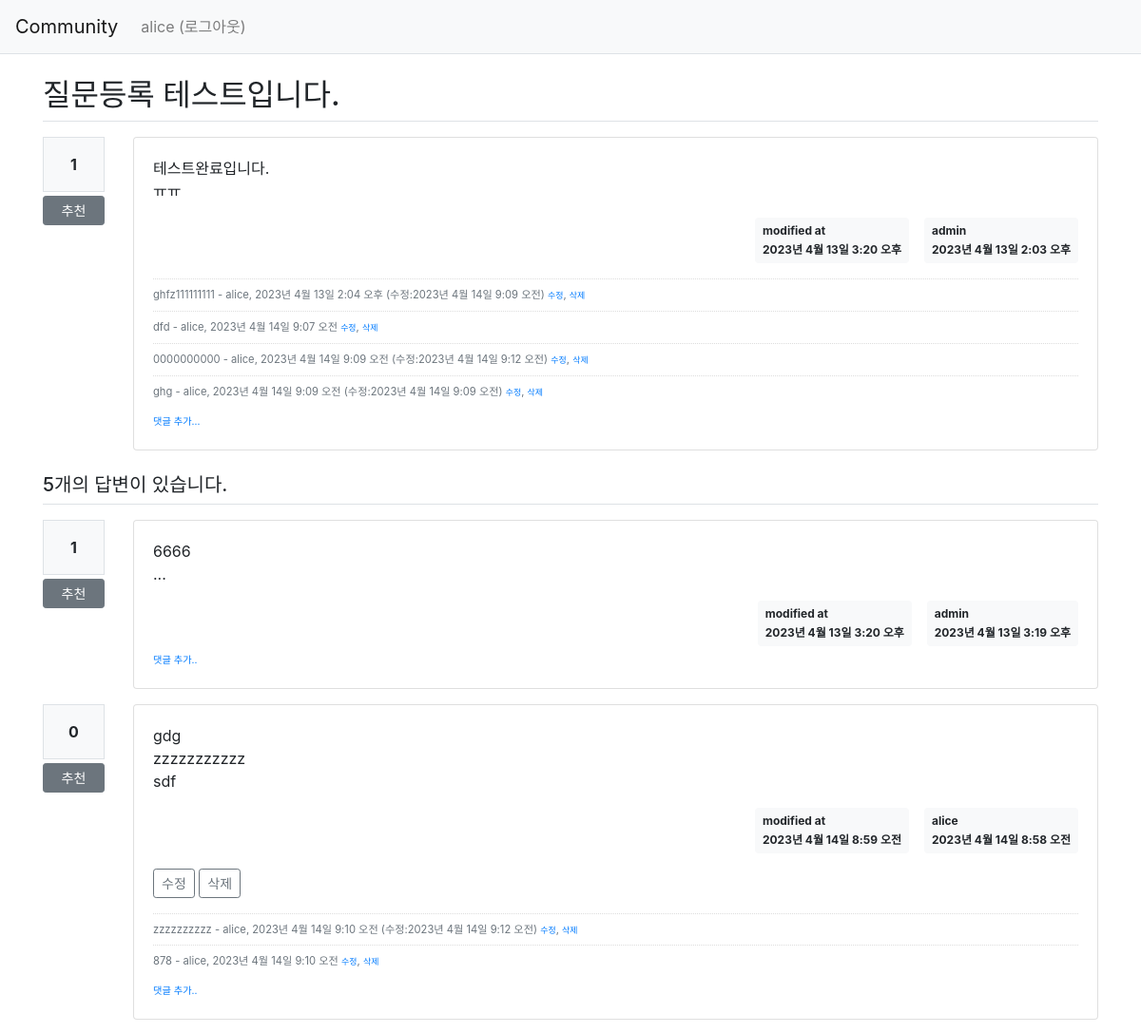
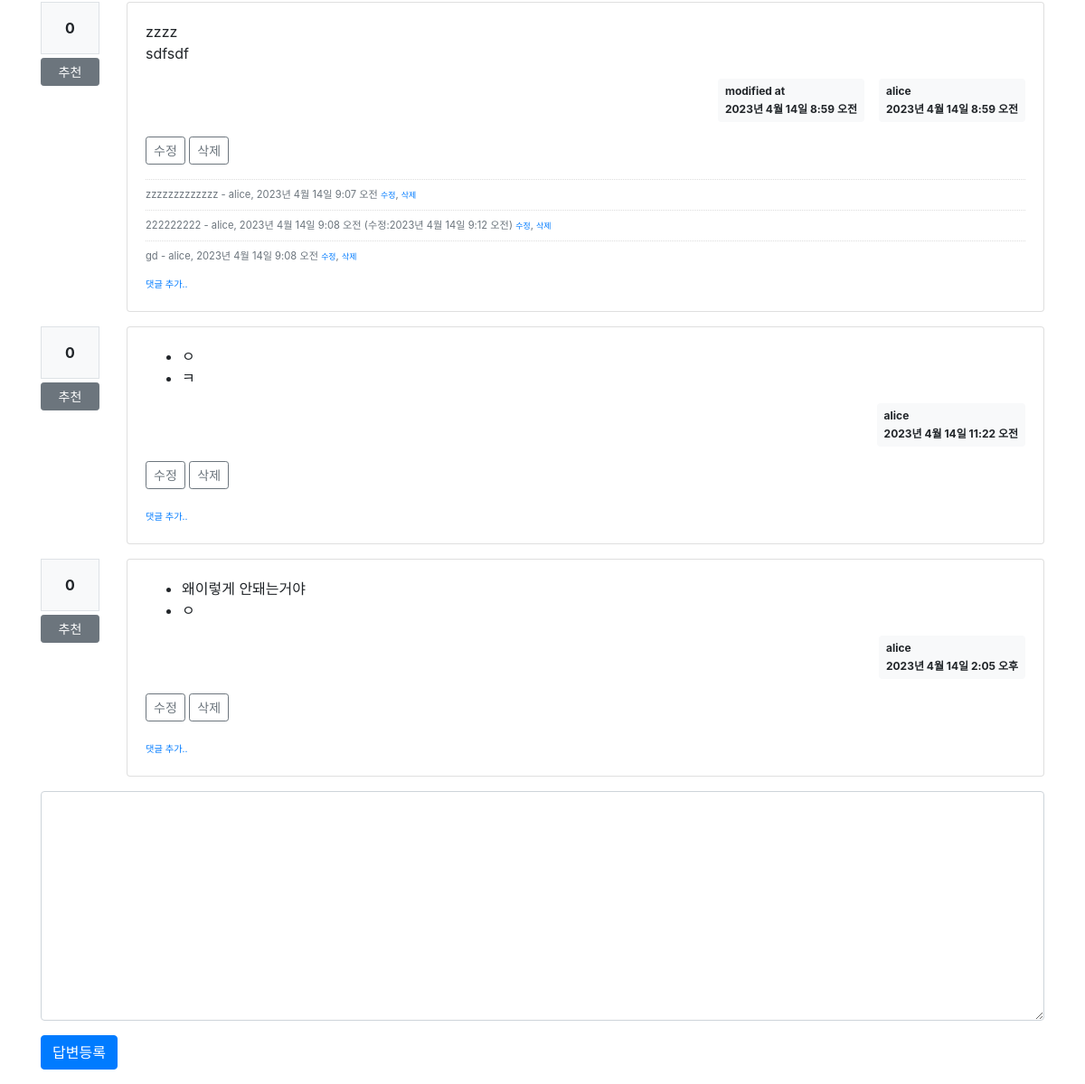
Page /community/306/ (signed in) on the committed database (2 pictures, top to bottom).
### community/models.py (models this page shows, shortened)
class Question(models.Model):
    author = models.ForeignKey(User, on_delete=models.CASCADE,related_name='author_question')
    subject = models.CharField(max_length=200)
    content = models.TextField()    #글자수 제한이 없는 데이터
    modify_date = models.DateTimeField(null=True, blank=True)
    create_date = models.DateTimeField()
    voter = models.ManyToManyField(User, related_name='voter_question')

class Comment(models.Model):
    author = models.ForeignKey(User, on_delete=models.CASCADE)
    content = models.TextField()
    create_date = models.DateTimeField()
    modify_date = models.DateTimeField(null=True, blank=True)
    question = models.ForeignKey(Question, null=True, blank=True, on_delete=models.CASCADE)
    answer = models.ForeignKey(Answer, null=True, blank=True, on_delete=models.CASCADE)

class Answer(models.Model):
    author = models.ForeignKey(User, on_delete=models.CASCADE, related_name='author_answer')
    question = models.ForeignKey(Question, on_delete=models.CASCADE)
    content = models.TextField()
    modify_date = models.DateTimeField(null=True, blank=True)
    create_date = models.DateTimeField()
    voter = models.ManyToManyField(User, related_name='voter_answer')

### community/views/base_views.py (the view)
# urls.py: path('<int:question_id>/', base_views.detail, name='detail'),
def detail(request, question_id):
    question = get_object_or_404(Question, pk=question_id)
    context ={'question' : question}
    return render(request, 'community/question_detail.html', context)

### community/templatetags/community_filter.py (called while the page is built)
@register.filter()
def mark(value):
        extensions = ["nl2br", "fenced_code"]
        return mark_safe(markdown.markdown(value, extensions=extensions))

### templates/community/question_detail.html (shortened to what this page needs)
{% extends 'base.html' %}
{% load community_filter %}
{% block content %}
<div class="container my-3">
    <h2 class="border-bottom py-2">{{ question.subject }}</h2>
    <div class="row my-3">
        <div class="col-1">
            <div class="bg-light text-center p-3 border font-weight-bolder mb-1">
                {{ question.voter.count }}
            </div>
            <a href="#" data-uri="{% url 'community:vote_question' question.id %}"
               class="recommend btn btn-sm btn-secondary btn-block my-1">추천</a>
        </div>
        <div class="col-11">
            <div class="card">
                <div class="card-body">
                    <div class="card-text">{{ question.content|mark }}</div>
                    <div class="d-flex justify-content-end">
                        {% if question.modify_date %}
                        <div class="badge badge-light p-2 text-left mx-3">
                            <div class="mb-2">modified at</div>
                            <div>{{ question.modify_date }}</div>
                        </div>
                        {% endif %}
                        <div class="badge badge-light p-2 text-left">
                            <div class="mb-2"> {{ question.author.username }}</div>
                            <div>{{ question.create_date }}</div>
                        </div>
                    </div>
                    {% if question.comment_set.count > 0 %}
                    <div class="mt-3">
                        {% for comment in question.comment_set.all %}
                        <div class="comment py-2 text-muted">
                            <span style="white-space: pre-line;">{{comment.content}}</span>
                            <span>
                    - {{ comment.author }}, {{ comment.create_date }}
                    {% if comment.modify_date %}
                    (수정:{{ comment.modify_date }})
                    {% endif %}
                </span>
                            {% if request.user == comment.author %}
                            <a href="{% url 'community:comment_modify_question' comment.id %}" class="small">수정</a>,
                            <a href="#" class="small delete"
                               data-uri="{% url 'community:comment_delete_question' comment.id %}">삭제</a>
                            {% endif %}
                        </div>
                        {% endfor %}
                    </div>
                    {% endif %}
                    <div>
                        <a href="{% url 'community:comment_create_question' question.id %}" class="small"><small>댓글
                            추가...</small></a>
                    </div>
                </div>
            </div>
        </div>
    </div>
    <h5 class="border-bottom my-3 py-2">{{question.answer_set.count}}개의 답변이 있습니다.</h5>
    {% for answer in question.answer_set.all %}
    <div class="row my-3">
        <div class="col-1">
            <div class="bg-light text-center p-3 border font-weight-bolder mb-1">
                {{ answer.voter.count}}
            </div>
            <a href="#" data-uri="{% url 'community:vote_answer' answer.id %}"
               class="recommend btn btn-sm btn-secondary btn-block my-1">추천</a>
        </div>
        <div class="col-11">
            <div class="card">
                <div class="card-body">
                    <div class="card-text">{{ answer.content|mark }}</div>
                    <div class="d-flex justify-content-end">
                        {% if answer.modify_date %}
                        <div class="badge badge-light p-2 text-left mx-3">
                            <div class="mb-2">modified at</div>
                            <div>{{ answer.modify_date }}</div>
                        </div>
                        {% endif %}
                        <div class="badge badge-light p-2 text-left">
                            <div class="mb-2">{{ answer.author.username }}</div>
                            <div>{{ answer.create_date }}</div>
                        </div>
                    </div>
                    {% if request.user == answer.author %}
                    <div class="my-3">
                        <a href="{% url 'community:answer_modify' answer.id %}"
                           class="btn btn-sm btn-outline-secondary">수정</a>
                        <a href="#" class="delete btn btn-sm btn-outline-secondary"
                           data-uri="{% url 'community:answer_delete' answer.id %}">삭제</a>
                    </div>
                    {% endif %}
                    {% if answer.comment_set.count > 0 %}
                    <div class="mt-3">
                        {% for comment in answer.comment_set.all %}
                        <div class="comment py-2 text-muted">
                            <span style="white-space: pre-line;">{{ comment.content }}</span>
                            <span>
                        - {{ comment.author }}, {{ comment.create_date }}
                        {% if comment.modify_date %}
                        (수정:{{ comment.modify_date }})
                        {% endif %}
                    </span>
                            {% if request.user == comment.author %}
                            <a href="{% url 'community:comment_modify_answer' comment.id %}" class="small">수정</a>,
                            <a href="#" class="small delete"
                               data-uri="{% url 'community:comment_delete_answer' comment.id %}">삭제</a>
                            {% endif %}
                        </div>
                        {% endfor %}
                    </div>
                    {% endif %}
                    <div>
                        <a href="{% url 'community:comment_create_answer' answer.id %}" class="small"><small>댓글
                            추가..</small></a>
                    </div>
                </div>
            </div>
        </div>
    </div>
    {% endfor %}
    <form action="{% url 'community:answer_create' question.id %}" method="post" class="my-3">
        <div class="form-group">
            <textarea name="content" id="content" {% if not user.is_authenticated %}disabled{% endif %} class="form-control" rows="10"></textarea>
        </div>
        <input type="submit" value="답변등록" class="btn btn-primary">
    </form>
</div>
{% endblock %}

### templates/navbar.html (shortened to what this page needs)
<nav class="navbar navbar-expand-lg navbar-light bg-light border-bottom">
    <a class="navbar-brand" href="{% url 'community:index' %}">Community</a>
    <div class="collapse navbar-collapse flex-grow-0" id="navbarNav">
        <ul class="navbar-nav">
            <li class="nav-item">
                {% if user.is_authenticated %}
                <a class="nav-link" href="{% url 'common:logout' %}">
                    {{ user.username }} (로그아웃)
                </a>
                {% else %}
                <a class="nav-link" href="{% url 'common:login' %}">로그인</a>
                {% endif %}
            </li>
        </ul>
    </div>
</nav>

### static/style.css (style rules this page uses)
.comment { border-top : dotted 1px #ddd; font-size:0.7em; }

### rows in the picture
Question: subject "질문등록 테스트입니다.", voter.count "1", content|mark "테스트완료입니다. ㅠㅠ", modify_date "2023년 4월 13일 3:20 오후", author.username "admin", create_date "2023년 4월 13일 2:03 오후", answer_set.count "5"
Comment: content "ghfz111111111", author "alice", create_date "2023년 4월 13일 2:04 오후", modify_date "2023년 4월 14일 9:09 오전", shows "수정"
Comment: content "dfd", author "alice", create_date "2023년 4월 14일 9:07 오전", shows "수정"
Comment: content "0000000000", author "alice", create_date "2023년 4월 14일 9:09 오전", modify_date "2023년 4월 14일 9:12 오전", shows "수정"
Comment: content "ghg", author "alice", create_date "2023년 4월 14일 9:09 오전", modify_date "2023년 4월 14일 9:09 오전", shows "수정"
Answer: voter.count "1", content|mark "6666 ...", modify_date "2023년 4월 13일 3:20 오후", author.username "admin", create_date "2023년 4월 13일 3:19 오후"
Answer: voter.count "0", content|mark "gdg zzzzzzzzzzz sdf", modify_date "2023년 4월 14일 8:59 오전", author.username "alice", create_date "2023년 4월 14일 8:58 오전", shows "수정"
Comment: content "zzzzzzzzzz", author "alice", create_date "2023년 4월 14일 9:10 오전", modify_date "2023년 4월 14일 9:12 오전", shows "수정"
Comment: content "878", author "alice", create_date "2023년 4월 14일 9:10 오전", shows "수정"
Answer: voter.count "0", content|mark "zzzz sdfsdf", modify_date "2023년 4월 14일 8:59 오전", author.username "alice", create_date "2023년 4월 14일 8:59 오전", shows "수정"
Comment: content "zzzzzzzzzzzzz", author "alice", create_date "2023년 4월 14일 9:07 오전", shows "수정"
Comment: content "222222222", author "alice", create_date "2023년 4월 14일 9:08 오전", modify_date "2023년 4월 14일 9:12 오전", shows "수정"
Comment: content "gd", author "alice", create_date "2023년 4월 14일 9:08 오전", shows "수정"
Answer: voter.count "0", content|mark "ㅇ ㅋ", author.username "alice", create_date "2023년 4월 14일 11:22 오전", shows "수정"
Answer: voter.count "0", content|mark "왜이렇게 안돼는거야 ㅇ", author.username "alice", create_date "2023년 4월 14일 2:05 오후", shows "수정"

### other values in the picture
{{ user.username }} "alice"
